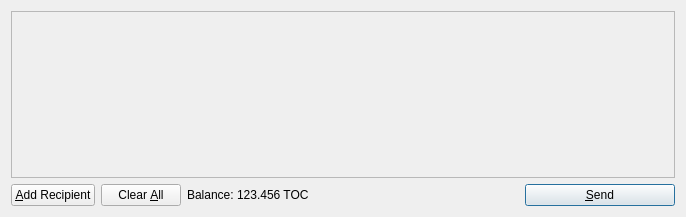
<?xml version="1.0" encoding="UTF-8"?>
<ui version="4.0">
 <class>SendCoinsDialog</class>
 <widget class="QDialog" name="SendCoinsDialog">
  <property name="geometry">
   <rect>
    <x>0</x>
    <y>0</y>
    <width>686</width>
    <height>217</height>
   </rect>
  </property>
  <property name="windowTitle">
   <string>Send Coins</string>
  </property>
  <layout class="QVBoxLayout" name="verticalLayout">
   <item>
    <widget class="QScrollArea" name="scrollArea">
     <property name="widgetResizable">
      <bool>true</bool>
     </property>
     <widget class="QWidget" name="scrollAreaWidgetContents">
      <property name="geometry">
       <rect>
        <x>0</x>
        <y>0</y>
        <width>666</width>
        <height>165</height>
       </rect>
      </property>
      <layout class="QVBoxLayout" name="verticalLayout_2">
       <property name="margin">
        <number>0</number>
       </property>
       <item>
        <layout class="QVBoxLayout" name="entries">
         <property name="spacing">
          <number>6</number>
         </property>
        </layout>
       </item>
       <item>
        <spacer name="verticalSpacer">
         <property name="orientation">
          <enum>Qt::Vertical</enum>
         </property>
         <property name="sizeHint" stdset="0">
          <size>
           <width>20</width>
           <height>40</height>
          </size>
         </property>
        </spacer>
       </item>
      </layout>
     </widget>
    </widget>
   </item>
   <item>
    <layout class="QHBoxLayout" name="horizontalLayout">
     <item>
      <widget class="QPushButton" name="addButton">
       <property name="toolTip">
        <string>Send to multiple recipients at once</string>
       </property>
       <property name="text">
        <string>&amp;Add Recipient</string>
       </property>
       <property name="icon">
        <iconset resource="../bitcoin.qrc">
         <normaloff>:/icons/add</normaloff>:/icons/add</iconset>
       </property>
       <property name="autoDefault">
        <bool>false</bool>
       </property>
      </widget>
     </item>
     <item>
      <widget class="QPushButton" name="clearButton">
       <property name="sizePolicy">
        <sizepolicy hsizetype="Minimum" vsizetype="Fixed">
         <horstretch>0</horstretch>
         <verstretch>0</verstretch>
        </sizepolicy>
       </property>
       <property name="toolTip">
        <string>Remove all transaction fields</string>
       </property>
       <property name="text">
        <string>Clear &amp;All</string>
       </property>
       <property name="icon">
        <iconset resource="../bitcoin.qrc">
         <normaloff>:/icons/remove</normaloff>:/icons/remove</iconset>
       </property>
       <property name="autoRepeatDelay">
        <number>300</number>
       </property>
       <property name="autoDefault">
        <bool>false</bool>
       </property>
      </widget>
     </item>
     <item>
      <layout class="QHBoxLayout" name="horizontalLayout_2">
       <property name="spacing">
        <number>3</number>
       </property>
       <item>
        <widget class="QLabel" name="label">
         <property name="text">
          <string>Balance:</string>
         </property>
        </widget>
       </item>
       <item>
        <widget class="QLabel" name="labelBalance">
         <property name="cursor">
          <cursorShape>IBeamCursor</cursorShape>
         </property>
         <property name="text">
          <string>123.456 TOC</string>
         </property>
         <property name="textInteractionFlags">
          <set>Qt::LinksAccessibleByMouse|Qt::TextSelectableByKeyboard|Qt::TextSelectableByMouse</set>
         </property>
        </widget>
       </item>
      </layout>
     </item>
     <item>
      <spacer name="horizontalSpacer">
       <property name="orientation">
        <enum>Qt::Horizontal</enum>
       </property>
       <property name="sizeHint" stdset="0">
        <size>
         <width>40</width>
         <height>20</height>
        </size>
       </property>
      </spacer>
     </item>
     <item>
      <widget class="QPushButton" name="sendButton">
       <property name="minimumSize">
        <size>
         <width>150</width>
         <height>0</height>
        </size>
       </property>
       <property name="toolTip">
        <string>Confirm the send action</string>
       </property>
       <property name="text">
        <string>&amp;Send</string>
       </property>
       <property name="icon">
        <iconset resource="../bitcoin.qrc">
         <normaloff>:/icons/send</normaloff>:/icons/send</iconset>
       </property>
       <property name="default">
        <bool>true</bool>
       </property>
      </widget>
     </item>
    </layout>
   </item>
  </layout>
 </widget>
 <resources>
  <include location="../bitcoin.qrc"/>
 </resources>
 <connections/>
</ui>
